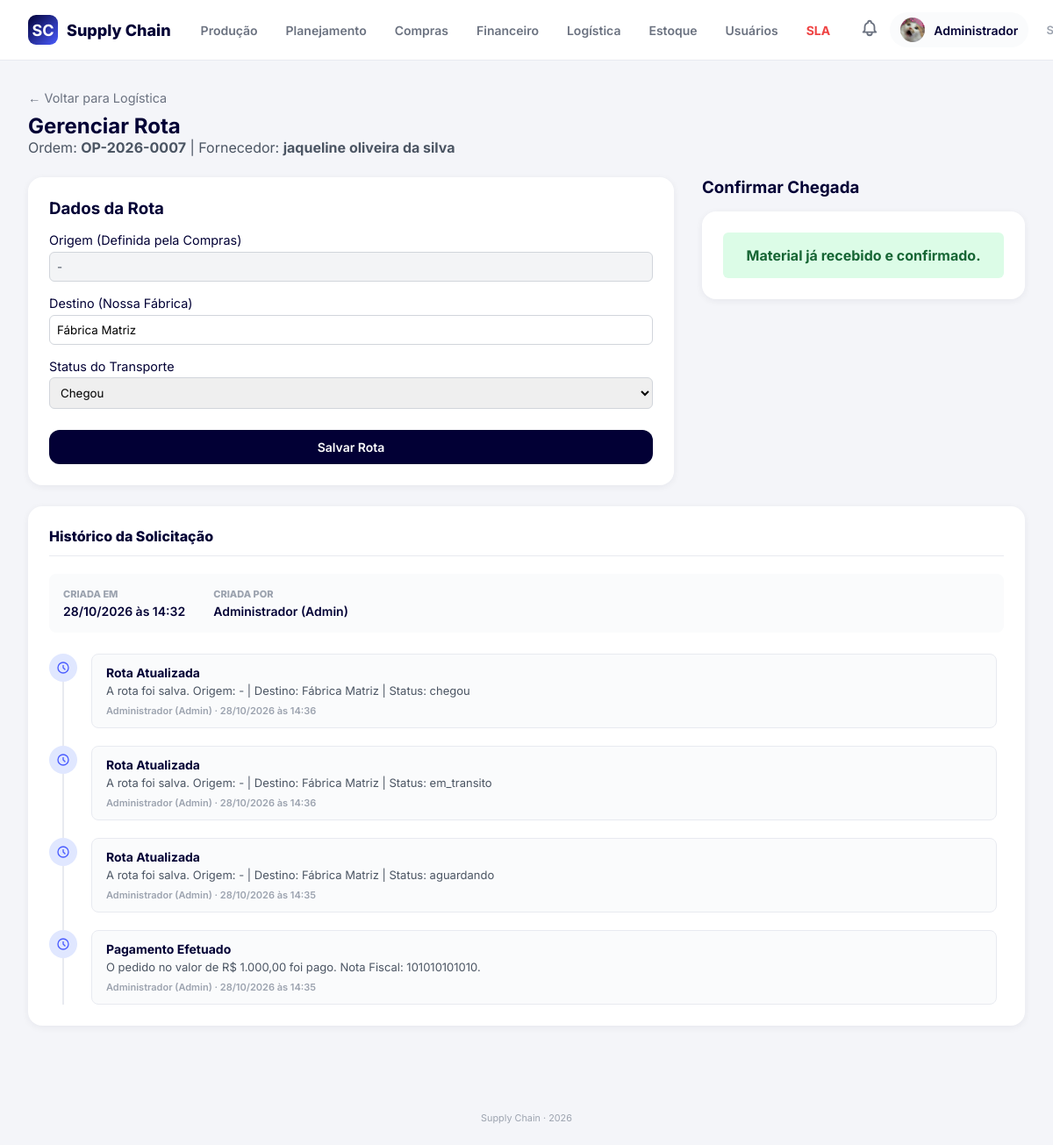
Page /supply-chain/setores/logistica/rota_form.php?id=7 (signed in) on the committed database.
### tables this page shows
CREATE TABLE `pedidos_compra` (
  `id` int(11) NOT NULL,
  `ordem_id` int(11) NOT NULL,
  `fornecedor_id` int(11) NOT NULL,
  `valor_total` decimal(12,2) DEFAULT NULL,
  `prazo_entrega` date DEFAULT NULL,
  `status` enum('aberto','pago','em_transito','entregue','cancelado') DEFAULT 'aberto',
  `criado_em` datetime DEFAULT current_timestamp()
);

CREATE TABLE `ordens` (
  `id` int(11) NOT NULL,
  `codigo` varchar(30) NOT NULL,
  `descricao` varchar(200) DEFAULT NULL,
  `status` enum('aberta','desmontagem','planejamento','compras','financeiro','logistica','estoque','remontagem','concluida','cancelada') DEFAULT 'aberta',
  `criado_por` int(11) DEFAULT NULL,
  `criado_em` datetime DEFAULT current_timestamp()
);

CREATE TABLE `fornecedores` (
  `id` int(11) NOT NULL,
  `nome` varchar(150) NOT NULL,
  `cnpj` varchar(20) DEFAULT NULL,
  `cidade` varchar(100) DEFAULT NULL,
  `estado` varchar(2) DEFAULT NULL,
  `prazo_medio_dias` int(11) DEFAULT NULL,
  `contato` varchar(150) DEFAULT NULL
);

CREATE TABLE `rotas` (
  `id` int(11) NOT NULL,
  `pedido_id` int(11) NOT NULL,
  `origem` varchar(200) DEFAULT NULL,
  `destino` varchar(200) DEFAULT NULL,
  `status` enum('aguardando','em_transito','chegou') DEFAULT 'aguardando',
  `atualizado_em` datetime DEFAULT current_timestamp() ON UPDATE current_timestamp()
);

CREATE TABLE `usuarios` (
  `id` int(11) NOT NULL,
  `nome` varchar(100) NOT NULL,
  `email` varchar(100) NOT NULL,
  `senha_hash` varchar(255) NOT NULL,
  `setor_id` int(11) DEFAULT NULL,
  `is_admin` tinyint(1) DEFAULT 0,
  `ativo` tinyint(1) DEFAULT 1,
  `foto_perfil` varchar(255) DEFAULT NULL,
  `deve_trocar_senha` tinyint(1) DEFAULT 0,
  `senha_temporaria_expira` datetime DEFAULT NULL,
  `tentativas_login` int(11) DEFAULT 0,
  `bloqueado_ate` datetime DEFAULT NULL,
  `criado_em` datetime DEFAULT current_timestamp()
);

CREATE TABLE `historico_ordens` (
  `id` int(11) NOT NULL,
  `ordem_id` int(11) NOT NULL,
  `usuario_id` int(11) NOT NULL,
  `acao` varchar(255) NOT NULL,
  `detalhes` text DEFAULT NULL,
  `criado_em` datetime DEFAULT current_timestamp()
);

### supply-chain/config/db.php (called while the page is built, shortened)
<?php
function db(): PDO
{
    static $pdo = null;
    if ($pdo === null) {
        $dsn = 'mysql:host=' . DB_HOST . ';dbname=' . DB_NAME . ';charset=' . DB_CHARSET;
        $opcoes = [
            PDO::ATTR_ERRMODE            => PDO::ERRMODE_EXCEPTION,
            PDO::ATTR_DEFAULT_FETCH_MODE => PDO::FETCH_ASSOC,
            PDO::ATTR_EMULATE_PREPARES   => false,
        ];
        try {
            $pdo = new PDO($dsn, DB_USER, DB_PASS, $opcoes);
        } catch (PDOException $e) {
            error_log('Erro DB: ' . $e->getMessage());
            http_response_code(500);
            exit('Erro ao conectar ao banco de dados.');
        }
    }
    return $pdo;
}

### supply-chain/includes/funcoes.php (called while the page is built, shortened)
<?php
function e(?string $texto): string
{
    return htmlspecialchars($texto ?? '', ENT_QUOTES | ENT_SUBSTITUTE, 'UTF-8');
}

### supply-chain/includes/historico_widget.php (the view, shortened to what this page needs)
<?php
$stmt_info = db()->prepare("
    SELECT o.criado_em, u.nome as criador_nome, s.nome as setor_criador
    FROM ordens o
    LEFT JOIN usuarios u ON u.id = o.criado_por
    LEFT JOIN setores s ON s.id = u.setor_id
    WHERE o.id = ?
");
$stmt_info->execute([$ordem_id]);
$info_ordem = $stmt_info->fetch();
$stmt_hist = db()->prepare("
    SELECT h.*, u.nome as usuario_nome, s.nome as setor_usuario
    FROM historico_ordens h
    JOIN usuarios u ON u.id = h.usuario_id
    LEFT JOIN setores s ON s.id = u.setor_id
    WHERE h.ordem_id = ?
    ORDER BY h.criado_em DESC
");
$stmt_hist->execute([$ordem_id]);
$historico = $stmt_hist->fetchAll();
?>
<div class="card" style="margin-top: 24px;">
    <h3 style="font-size: 16px; font-weight: 800; margin-bottom: 20px; border-bottom: 1px solid var(--gray-200); padding-bottom: 12px;">Histórico da Solicitação</h3>
    <div style="background: var(--gray-50); padding: 16px; border-radius: 8px; margin-bottom: 24px; display: flex; gap: 32px;">
        <div>
            <div style="font-size: 11px; font-weight: 800; color: var(--gray-400); text-transform: uppercase;">Criada em</div>
            <div style="font-size: 14px; font-weight: 600; color: var(--primary); margin-top: 4px;"><?= date('d/m/Y \à\s H:i', strtotime($info_ordem['criado_em'])) ?></div>
        </div>
        <div>
            <div style="font-size: 11px; font-weight: 800; color: var(--gray-400); text-transform: uppercase;">Criada por</div>
            <div style="font-size: 14px; font-weight: 600; color: var(--primary); margin-top: 4px;"><?= e($info_ordem['criador_nome'] ?? 'Sistema') ?> (<?= e(ucfirst($info_ordem['setor_criador'] ?? 'Admin')) ?>)</div>
        </div>
    </div>
    <div style="max-height: 400px; overflow-y: auto; padding-right: 8px;">
        <?php if (empty($historico)): ?>
            <p style="color: var(--gray-500); font-size: 13px;">Nenhuma ação registrada ainda.</p>
        <?php else: ?>
            <?php foreach ($historico as $h): ?>
                <div class="historico-item">
                    <div class="historico-icon">
                        <svg xmlns="http://www.w3.org/2000/svg" width="16" height="16" fill="none" viewBox="0 0 24 24" stroke="currentColor"><path stroke-linecap="round" stroke-linejoin="round" stroke-width="2" d="M12 8v4l3 3m6-3a9 9 0 11-18 0 9 9 0 0118 0z" /></svg>
                    </div>
                    <div class="historico-content">
                        <strong><?= e($h['acao']) ?></strong>
                        <p><?= e($h['detalhes']) ?></p>
                        <div class="historico-meta"><?= e($h['usuario_nome']) ?> (<?= e(ucfirst($h['setor_usuario'] ?? 'Admin')) ?>) &middot; <?= date('d/m/Y \à\s H:i', strtotime($h['criado_em'])) ?></div>
                    </div>
                </div>
            <?php endforeach; ?>
        <?php endif; ?>
    </div>
</div>

### supply-chain/setores/logistica/rota_form.php (shortened to what this page needs)
<?php
require_once __DIR__ . '/../../config/db.php';
require_once __DIR__ . '/../../includes/funcoes.php';
$ordem_id = filter_input(INPUT_GET, 'id', FILTER_VALIDATE_INT);
$sql = "
    SELECT o.*, p.id as pedido_id, f.nome as fornecedor_nome, f.cidade, f.estado
    FROM ordens o
    JOIN pedidos_compra p ON p.ordem_id = o.id
    JOIN fornecedores f ON f.id = p.fornecedor_id
    WHERE o.id = ?
";
$stmt = db()->prepare($sql);
$stmt->execute([$ordem_id]);
$dados = $stmt->fetch();
$origem_padrao = $dados['cidade'] . ' - ' . $dados['estado'];
$stmt_rota = db()->prepare("SELECT * FROM rotas WHERE pedido_id = ? ORDER BY id DESC LIMIT 1");
$stmt_rota->execute([$dados['pedido_id']]);
$rota = $stmt_rota->fetch();
require __DIR__ . '/../../includes/header.php';
?>
<div style="margin-bottom: 1.5rem;">
    <a href="<?= BASE_URL ?>/setores/logistica/index.php" style="color: #6b7280; text-decoration: none; font-size: 0.9rem;">&larr; Voltar para Logística</a>
    <h2 style="margin-top: 0.5rem;">Gerenciar Rota</h2>
    <p style="color: #4b5563;">Ordem: <strong><?= e($dados['codigo']) ?></strong> | Fornecedor: <strong><?= e($dados['fornecedor_nome']) ?></strong></p>
</div>
<div style="display: grid; grid-template-columns: 2fr 1fr; gap: 2rem;">
    <div>
        <form method="post" class="card" style="display: flex; flex-direction: column; gap: 1rem;">
            <h3 style="margin-top: 0;">Dados da Rota</h3>
            <label style="display: flex; flex-direction: column; gap: 0.3rem; font-size: 0.9rem;">
                Origem (Definida pela Compras)
                <input type="text" name="origem" readonly value="<?= e($rota['origem'] ?? $origem_padrao) ?>" style="padding: 0.5rem; border: 1px solid #d1d5db; border-radius: 6px; background: #f3f4f6; color: #4b5563; cursor: not-allowed;">
            </label>
            <label style="display: flex; flex-direction: column; gap: 0.3rem; font-size: 0.9rem;">
                Destino (Nossa Fábrica)
                <input type="text" name="destino" required value="<?= e($rota['destino'] ?? 'Fábrica Matriz') ?>" style="padding: 0.5rem; border: 1px solid #d1d5db; border-radius: 6px;">
            </label>
            <label style="display: flex; flex-direction: column; gap: 0.3rem; font-size: 0.9rem;">
                Status do Transporte
                <select name="status_rota" style="padding: 0.5rem; border: 1px solid #d1d5db; border-radius: 6px;">
                    <option value="chegou" <?= ($rota['status'] ?? '') === 'chegou' ? 'selected' : '' ?>>Chegou</option>
                </select>
            </label>
            <button type="submit" class="btn-primary" style="justify-content: center; margin-top: 0.5rem;">
                Salvar Rota
            </button>
        </form>
    </div>
    <div>
        <h3>Confirmar Chegada</h3>
        <div class="card" style="margin-top: 1rem;">
            <?php if ($rota && $rota['status'] === 'chegou'): ?>
                <div style="background: #dcfce7; color: #166534; padding: 1rem; border-radius: 6px; text-align: center; font-weight: bold;">
                    Material já recebido e confirmado.
                </div>
            <?php endif; ?>
        </div>
    </div>
</div>
<?php require __DIR__ . '/../../includes/historico_widget.php'; ?>
<?php require __DIR__ . '/../../includes/footer.php'; ?>

### supply-chain/assets/css/style.css (style rules this page uses)
:root { --primary: #020035; --primary-600: #0a0a5c; --accent: #4a5cff; --white: #ffffff; --gray-50: #fafbfc; --gray-100: #f4f5f9; --gray-200: #e8eaf0; --gray-300: #d1d5db; --gray-400: #9ca3af; --gray-500: #6b7280; --gray-600: #4b5563; --success: #10b981; --warning: #f59e0b; --danger: #ef4444; --info: #3b82f6; --radius: 12px; --radius-lg: 16px; --shadow: 0 2px 8px rgba(2, 0, 53, 0.06); --shadow-md: 0 4px 16px rgba(2, 0, 53, 0.08); --transition: all 0.22s cubic-bezier(0.4, 0, 0.2, 1); }
* { margin: 0; padding: 0; box-sizing: border-box; font-family: 'Inter', sans-serif; }
body { background: var(--gray-100); color: var(--primary); min-height: 100vh; }
a { text-decoration: none; }
.card { background: var(--white); border-radius: var(--radius-lg); box-shadow: var(--shadow); padding: 24px; }
.btn-primary { background: var(--primary); color: var(--white); padding: 11px 20px; border-radius: var(--radius); font-size: 14px; font-weight: 600; border: none; cursor: pointer; display: inline-flex; align-items: center; gap: 8px; }
.historico-item { display: flex; gap: 16px; margin-bottom: 20px; position: relative; }
.historico-item::before { content: ''; position: absolute; left: 15px; top: 30px; bottom: -20px; width: 2px; background: var(--gray-200); }
.historico-icon { width: 32px; height: 32px; border-radius: 50%; background: #e0e7ff; color: var(--accent); display: flex; align-items: center; justify-content: center; flex-shrink: 0; z-index: 1; }
.historico-content { flex: 1; background: var(--gray-50); padding: 12px 16px; border-radius: 8px; border: 1px solid var(--gray-200); }
.historico-content strong { display: block; font-size: 14px; color: var(--primary); margin-bottom: 4px; }
.historico-content p { font-size: 13px; color: var(--gray-600); margin: 0 0 8px; }
.historico-meta { font-size: 11px; color: var(--gray-400); font-weight: 600; }

### rows in the picture
pedidos_compra: ordem.codigo "OP-2026-0007", fornecedor.nome "jaqueline oliveira da silva"
rotas: origem "-", destino "Fábrica Matriz", status_rota "Chegou"
ordens: criado_em "28/10/2026 às 14:32", criado_por.nome "Administrador"
historico_ordens: acao "Rota Atualizada", detalhes "A rota foi salva. Origem: - | Destino: Fábrica Matriz | Status: chegou", usuario.nome "Administrador", setor_usuario "Admin", criado_em "28/10/2026 às 14:36"
historico_ordens: acao "Rota Atualizada", detalhes "A rota foi salva. Origem: - | Destino: Fábrica Matriz | Status: em_transito", usuario.nome "Administrador", setor_usuario "Admin", criado_em "28/10/2026 às 14:36"
historico_ordens: acao "Rota Atualizada", detalhes "A rota foi salva. Origem: - | Destino: Fábrica Matriz | Status: aguardando", usuario.nome "Administrador", setor_usuario "Admin", criado_em "28/10/2026 às 14:35"
historico_ordens: acao "Pagamento Efetuado", detalhes "O pedido no valor de R$ 1.000,00 foi pago. Nota Fiscal: 101010101010.", usuario.nome "Administrador", setor_usuario "Admin", criado_em "28/10/2026 às 14:35"

### other values in the picture
explode(' ', $usuario['nome'])[0] "Administrador"
$info_ordem['setor_criador'] "Admin"
